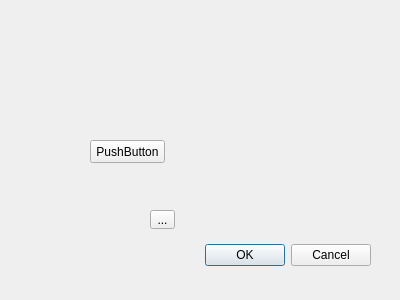
<?xml version="1.0" encoding="UTF-8"?>
<ui version="4.0">
 <class>Dialog</class>
 <widget class="QDialog" name="Dialog">
  <property name="geometry">
   <rect>
    <x>0</x>
    <y>0</y>
    <width>400</width>
    <height>300</height>
   </rect>
  </property>
  <property name="windowTitle">
   <string>Dialog</string>
  </property>
  <widget class="QDialogButtonBox" name="buttonBox">
   <property name="geometry">
    <rect>
     <x>30</x>
     <y>240</y>
     <width>341</width>
     <height>31</height>
    </rect>
   </property>
   <property name="orientation">
    <enum>Qt::Horizontal</enum>
   </property>
   <property name="standardButtons">
    <set>QDialogButtonBox::Cancel|QDialogButtonBox::Ok</set>
   </property>
  </widget>
  <widget class="add" name="pushButton">
   <property name="geometry">
    <rect>
     <x>90</x>
     <y>140</y>
     <width>75</width>
     <height>23</height>
    </rect>
   </property>
   <property name="text">
    <string>PushButton</string>
   </property>
  </widget>
  <widget class="QToolButton" name="toolButton">
   <property name="geometry">
    <rect>
     <x>150</x>
     <y>210</y>
     <width>25</width>
     <height>19</height>
    </rect>
   </property>
   <property name="text">
    <string>...</string>
   </property>
  </widget>
 </widget>
 <customwidgets>
  <customwidget>
   <class>add</class>
   <extends>QPushButton</extends>
   <header location="global">add.h</header>
  </customwidget>
 </customwidgets>
 <resources/>
 <connections>
  <connection>
   <sender>buttonBox</sender>
   <signal>accepted()</signal>
   <receiver>Dialog</receiver>
   <slot>accept()</slot>
   <hints>
    <hint type="sourcelabel">
     <x>248</x>
     <y>254</y>
    </hint>
    <hint type="destinationlabel">
     <x>157</x>
     <y>274</y>
    </hint>
   </hints>
  </connection>
  <connection>
   <sender>buttonBox</sender>
   <signal>rejected()</signal>
   <receiver>Dialog</receiver>
   <slot>reject()</slot>
   <hints>
    <hint type="sourcelabel">
     <x>316</x>
     <y>260</y>
    </hint>
    <hint type="destinationlabel">
     <x>286</x>
     <y>274</y>
    </hint>
   </hints>
  </connection>
 </connections>
</ui>
